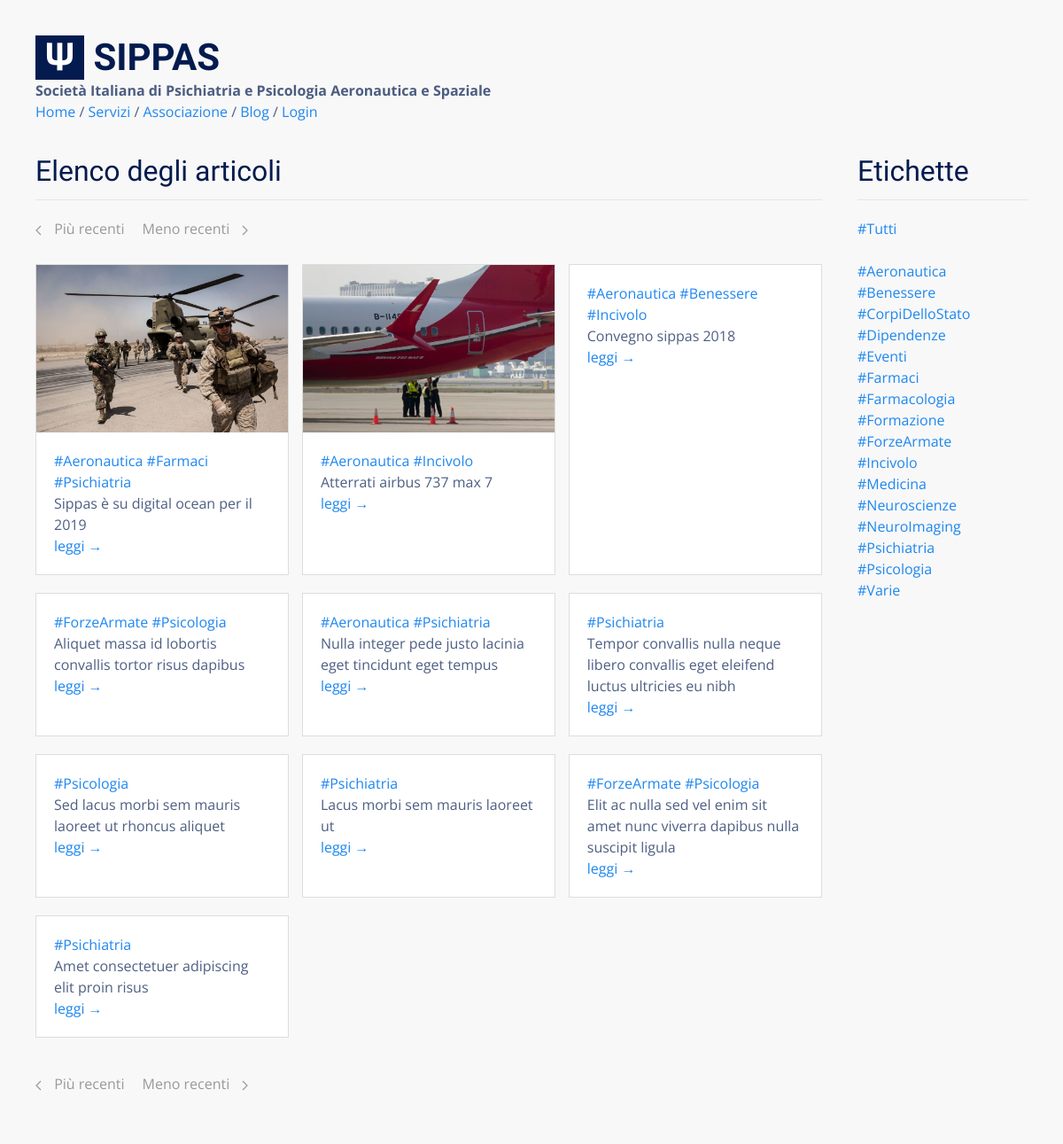
/blog/, run on an earlier commit of the app's database.
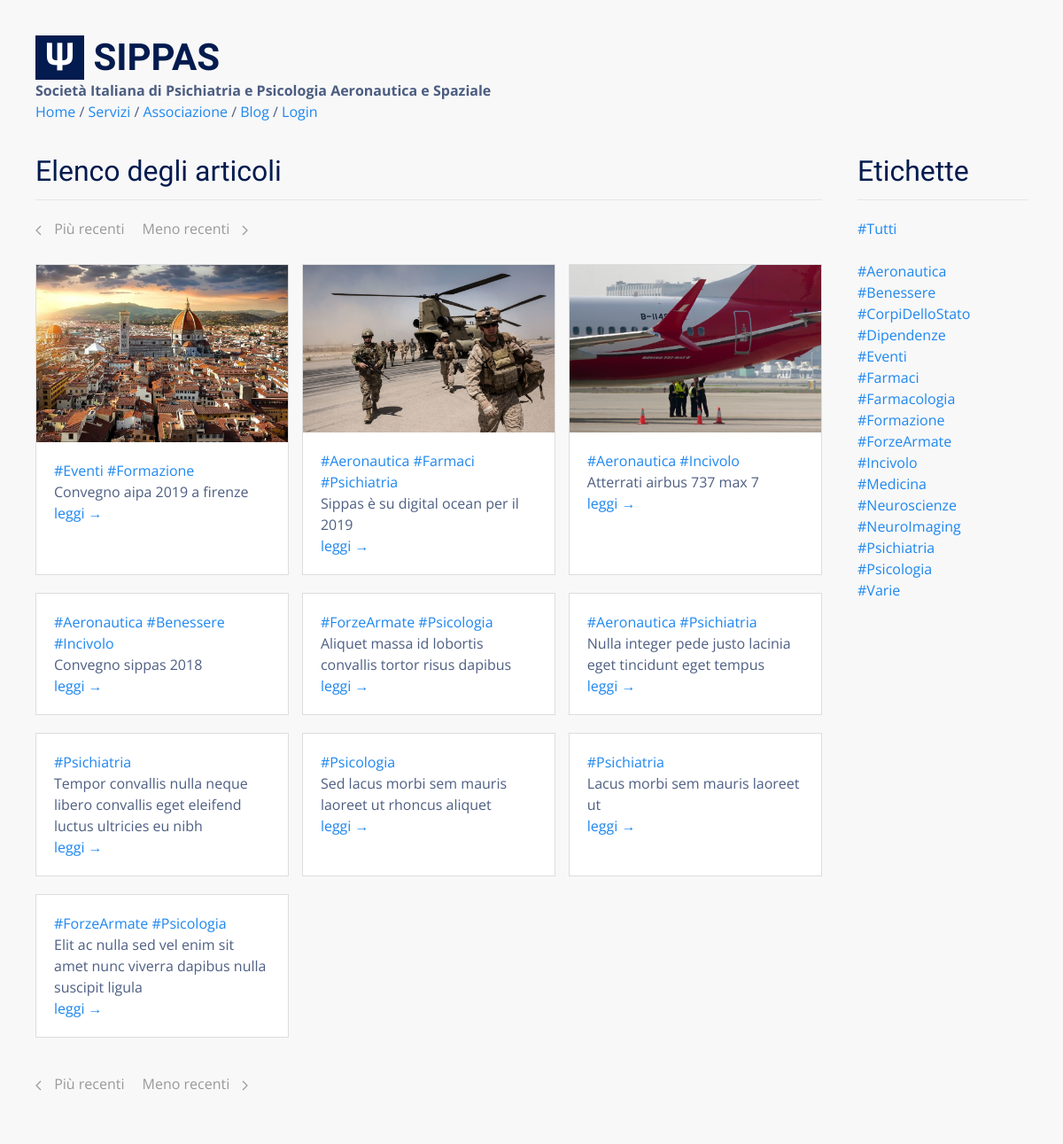
And on a later commit of the database.
### tables this page shows
CREATE TABLE "posts" (
  "id" integer NOT NULL PRIMARY KEY AUTOINCREMENT,
  "title" text,
  "body" TEXT,
  "teaser" text,
  "tags" TEXT,
  "is_sticky" integer,
  "author_id" text,
  "created_at" TEXT,
  "updated_at" text,
  "published_at" TEXT
);

### flaskApp/blueprints/blog/routes.py (the view)
@bp_blog.route("/")
def posts():
  posts = query_db('SELECT * FROM posts ORDER BY id DESC LIMIT {}'.format(BLOG_PAGE_SIZE))
  return render_template(
    "blog/posts.html",
    posts=posts,
    tags=TAGS,
    pagination="blog/posts_pagination.html"
  )

### flaskApp/db/sqlite.py (called while the page is built)
def get_db():
  if "db" not in g:
    g.db = sqlite3.connect(
      db_path,
      detect_types = sqlite3.PARSE_DECLTYPES,
      isolation_level = "DEFERRED"
    )
    g.db.cursor().execute("PRAGMA journal_mode=WAL")
    g.db.row_factory = sqlite3.Row
  return g.db

def query_db(query, args=(), one = False):
  with closing(get_db().cursor().execute(query, args)) as cur:
    rv = cur.fetchall()
    return (rv[0] if rv else None) if one else rv

### flaskApp/blueprints/blog/templates/blog/posts.html
{% extends 'base.html' %}
{% block content %}
<div class="uk-section">
  <div class="uk-container">
    <div class="uk-grid">
      <div class="uk-width-4-5">
        <h2 class="uk-heading-divider">Elenco degli articoli</h2>
        {% if posts %}
          <div class="uk-margin">
            {% include pagination %}
          </div>
          {% include 'blog/posts_list.html' %}
        {% else %}
          <div class="uk-margin">
            Nessun articolo trovato.
          </div>
        {% endif %}
      </div>
      <div class="uk-width-expand">
        <div>
          <h2 class="uk-heading-divider">Etichette</h2>
          {% include 'blog/tags_list.html' %}
        </div>
      </div>
    </div>
    {% if posts %}
      <div class="uk-margin">
        {% include pagination %}
      </div>
    {% endif %}
  </div>
</div>
{% endblock %}

### flaskApp/blueprints/blog/templates/blog/posts_list.html
<div class="uk-grid uk-grid-match uk-grid-small">
{% for p in posts %}
  <div class="uk-width-1-2@m uk-width-1-3@l uk-margin-bottom">
    <div class="uk-card uk-card-default uk-card-small uk-margin">
      {% if p.teaser and loop.index < 4 %}
        <div class="uk-card-media-top">
          <img src="{{ url_for('static', filename='blog/' + p.id | string + '/' + p.teaser) }}" />
        </div>
      {% endif %}
      <div class="uk-card-body ">
          {% for tag in p.tags.split(' ') %} <a href="{{ url_for('blog.posts_tagged', tag=tag) }}">{{ tag }}</a> {% endfor %}<br>
          {{ p.title  | capitalize}}<br>
          <a href="{{ url_for('blog.view_post', id=p.id) }}">leggi &rarr;</a>
      </div>
    </div>
  </div>
{% endfor %}
</div>

What changed in the data, as far as the page shows it:
no longer on this page (row unchanged): posts: tags "#Psichiatria", title "Amet consectetuer adipiscing elit proin risus"
added posts: id+teaser (picture), tag "#Eventi" "#Formazione", title "Convegno aipa 2019 a firenze", shown under "Elenco degli articoli"
